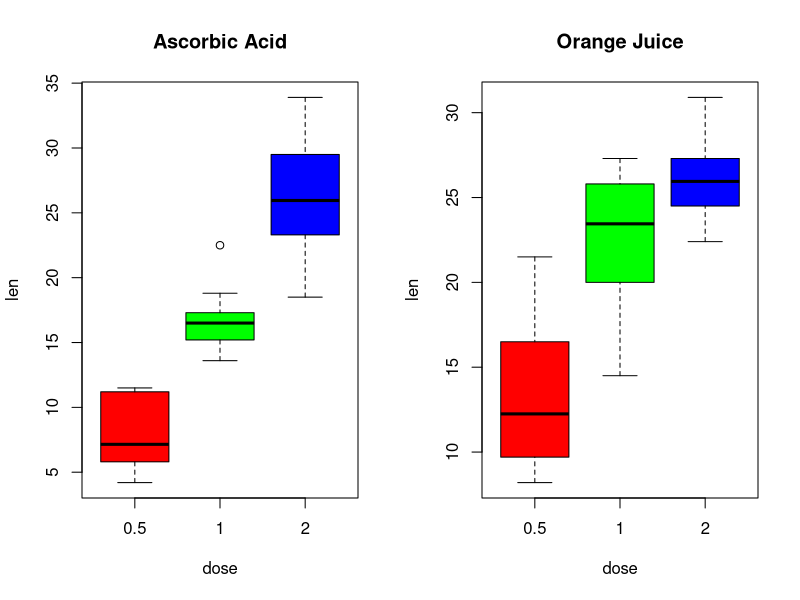

Recreate this plot in R.
## ---- chunk 1
library(datasets)
data(ToothGrowth)
data <- ToothGrowth
## ---- chunk 2
library(dplyr)
library(xtable)
means <- vector(mode="numeric",length=6)
sds <- vector(mode="numeric",length=6)
means[1] <- mean(filter(data,supp=="VC",dose==0.5)$len)
means[2] <- mean(filter(data,supp=="VC",dose==1.0)$len)
means[3] <- mean(filter(data,supp=="VC",dose==2.0)$len)
means[4] <- mean(filter(data,supp=="OJ",dose==0.5)$len)
means[5] <- mean(filter(data,supp=="OJ",dose==1.0)$len)
means[6] <- mean(filter(data,supp=="OJ",dose==2.0)$len)
sds[1] <- sd(filter(data,supp=="VC",dose==0.5)$len)
sds[2] <- sd(filter(data,supp=="VC",dose==1.0)$len)
sds[3] <- sd(filter(data,supp=="VC",dose==2.0)$len)
sds[4] <- sd(filter(data,supp=="OJ",dose==0.5)$len)
sds[5] <- sd(filter(data,supp=="OJ",dose==1.0)$len)
sds[6] <- sd(filter(data,supp=="OJ",dose==2.0)$len)
table <- data.frame(cbind(means,sds))
names(table) <- c("Mean","St Dev")
row.names(table) <- c("Ascorbic Acid 0.5","Ascorbic Acid 1.0","Ascorbic Acid 2.0"
                      ,"Orange Juice 0.5","Orange Juice 1.0","Orange Juice 2.0")
table <- xtable(table)
caption(table) <- "Mean and standard deviation (n=10) of tooth lengths of Guinea
                   pigs treated with different doses of Vitamin C, using pure
                   ascorbic acid and orange juice as delivery vehicles."
print(table,comment=F,type="latex")
## ---- chunk 3
par(mfrow=c(1,2))
boxplot(len~dose,filter(data,supp=="VC"),col=c("red","green","blue"))
title(main="Ascorbic Acid")
boxplot(len~dose,filter(data,supp=="OJ"),col=c("red","green","blue"))
title(main="Orange Juice")
## ---- chunk 4
half_to_one <- unique(t.test(len~dose,data,subset=c(1:20,31:50),
                             var.equal=TRUE)$conf.int)
half_to_one[3] <- t.test(len~dose,data,subset=c(1:20,31:50),
                         var.equal=TRUE)$p.value
one_to_two <- unique(t.test(len~dose,data,subset=c(11:30,41:60),
                            var.equal=TRUE)$conf.int)
one_to_two[3] <- t.test(len~dose,data,subset=c(11:30,41:60),
                        var.equal=TRUE)$p.value
half_to_two <- unique(t.test(len~dose,data,subset=c(1:10,21:40,51:60),
                             var.equal=TRUE)$conf.int)
half_to_two[3] <- t.test(len~dose,data,subset=c(1:10,21:40,51:60),
                         var.equal=TRUE)$p.value
ints <- data.frame(rbind(half_to_one,one_to_two,half_to_two))
names(ints) <- c("Lower Bound","Upper Bound","p-value")
row.names(ints) <- c("0.5 to 1.0","1.0 to 2.0","0.5 to 2.0")
newTable <- xtable(ints)
caption(newTable) <- "95\\% confidence intervals for the difference of mean tooth
                      length when changing dosage."
print(newTable,comment=F,type="latex")
## ---- chunk 5
only <- data.frame(rbind(unique(t.test(len~supp,data,
                                       var.equal=TRUE)$conf.int)))
only[,3] <- t.test(len~supp,data)$p.value
names(only) <- c("Lower Bound","Upper Bound","p-value")
row.names(only) <- c("")
suppTable <- xtable(only)
caption(suppTable) <- "95\\% confidence interval for the difference of mean tooth
                      length when changing delivery method."
print(suppTable,comment=F,type="latex")
## ---- chunk 6

